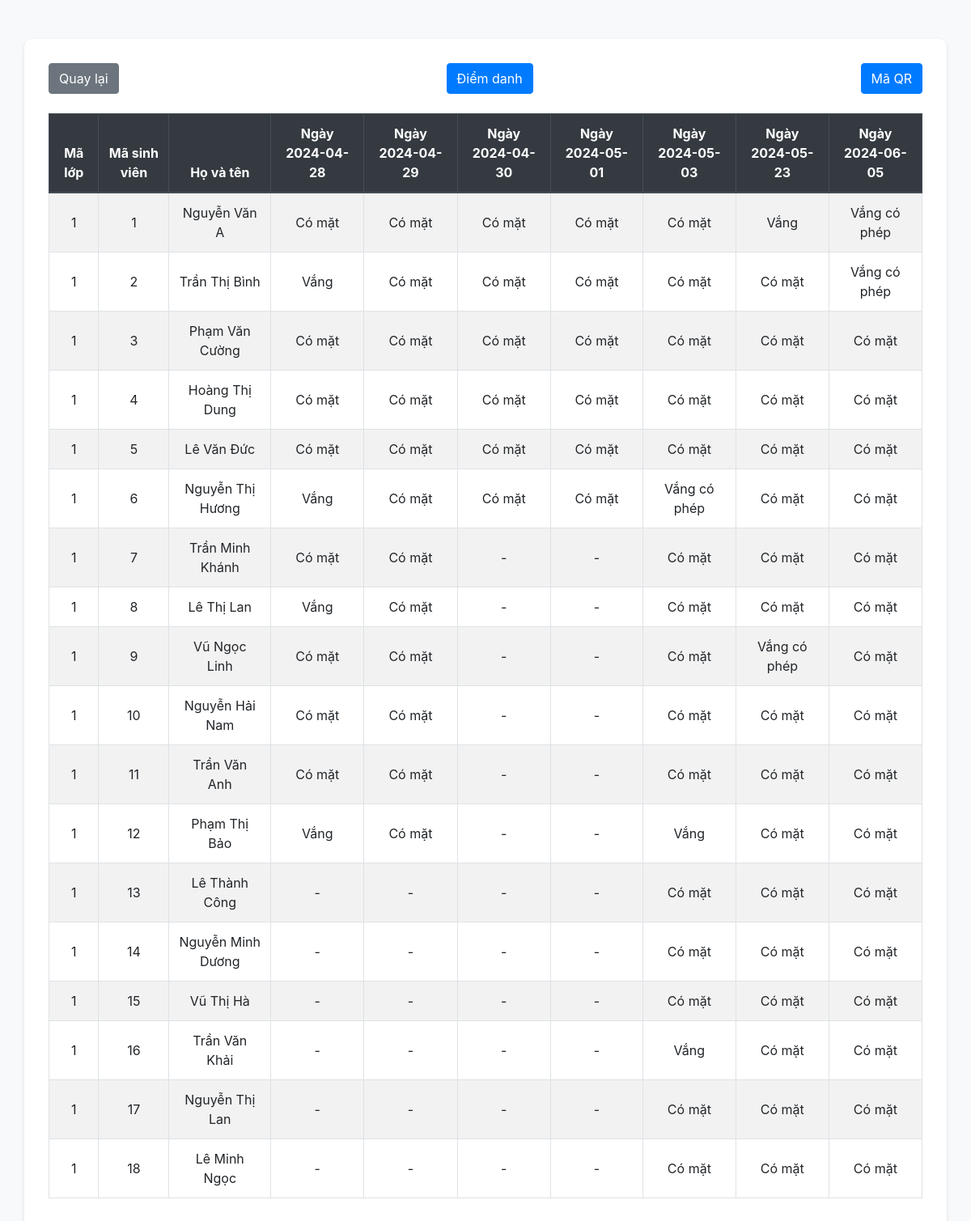
Page /danhsachdiemdanh-gv.php?id=1 on the committed database.
### tables this page shows
CREATE TABLE `attendances` (
  `attendance_id` int(11) NOT NULL,
  `class_id` int(11) NOT NULL,
  `student_id` int(11) NOT NULL,
  `attendance_date` date NOT NULL,
  `status` enum('Có mặt','Vắng','Vắng có phép') NOT NULL,
  `lydo` text DEFAULT NULL
);

### danhsachdiemdanh-gv.php (the view, shortened to what this page needs)
<!DOCTYPE html>
<html lang="en">
<head>
    <link rel="stylesheet" href="https://stackpath.bootstrapcdn.com/bootstrap/4.5.2/css/bootstrap.min.css">
    <link rel="stylesheet" href="https://cdnjs.cloudflare.com/ajax/libs/animate.css/4.1.1/animate.min.css">
</head>
<body>
    <div class="container mt-5 animate__animated animate__fadeIn">
        <?php include 'connect.php'; ?>
        <?php
        $id = $_GET['id'];
        $idgv = $_GET['idgv'];
        $semester_id = $_GET['semester_id'];
        $sql_count_students = "SELECT COUNT(*) AS student_count FROM student_classes WHERE class_id = ?";
        $stm_count_students = $conn->prepare($sql_count_students);
        $stm_count_students->execute([$id]);
        $row_count_students = $stm_count_students->fetch(PDO::FETCH_ASSOC);
        $student_count = $row_count_students['student_count'];
        ?>
        <div class="d-flex justify-content-between mb-4">
            <a href="./teacher.php" class="btn btn-secondary btn-custom">Quay lại</a>
            <?php if ($student_count > 0) { ?>
                <a href="./diemdanh-gv.php?id=<?php echo htmlspecialchars($id)?>&idgv=<?php echo htmlspecialchars($idgv); ?>&semester_id=<?php echo htmlspecialchars($semester_id); ?>" class="btn btn-primary btn-custom">Điểm danh</a>
                <a href="./maqr.php" class="btn btn-primary btn-custom">Mã QR</a>
            <?php } else { ?>
                <span class="text-danger" style="font-size: 40px;">Lớp hiện tại không có sinh viên.</span>
            <?php } ?>
        </div>
        <?php
        if ($student_count > 0) {
            $sql = "SELECT att.attendance_id, att.class_id, att.student_id, att.attendance_date, att.status, att.lydo, stu.fullname
                    FROM attendances att
                    INNER JOIN student stu ON att.student_id = stu.student_id
                    WHERE class_id = ?";
            $arrParam = [$id];
            $stm = $conn->prepare($sql);
            $stm->execute($arrParam);
            $data = $stm->fetchAll(PDO::FETCH_OBJ);
            $attendance_dates = [];
            foreach ($data as $item) {
                $attendance_dates[$item->attendance_date] = true;
            }
            $student_attendance = [];
            foreach ($data as $item) {
                $student_attendance[$item->fullname]['id'] = $item->student_id;
                $student_attendance[$item->fullname]['class_id'] = $item->class_id;
                $student_attendance[$item->fullname]['attendance'][$item->attendance_date] = [
                    'status' => $item->status,
                    'reason' => $item->lydo
                ];
            }
            ?>
            <table class="table table-bordered table-striped table-hover animate__animated animate__zoomIn">
                <thead class="thead-dark">
                    <tr>
                        <th>Mã lớp</th>
                        <th>Mã sinh viên</th>
                        <th>Họ và tên</th>
                        <?php foreach ($attendance_dates as $date => $value) { ?>
                            <th>Ngày <?php echo htmlspecialchars($date); ?></th>
                        <?php } ?>
                    </tr>
                </thead>
                <tbody>
                    <?php foreach ($student_attendance as $name => $details) { ?>
                        <tr>
                            <td><?php echo htmlspecialchars($details['class_id']); ?></td>
                            <td><?php echo htmlspecialchars($details['id']); ?></td>
                            <td><?php echo htmlspecialchars($name); ?></td>
                            <?php foreach ($attendance_dates as $date => $value) {
                                $status = isset($details['attendance'][$date]['status']) ? $details['attendance'][$date]['status'] : '-';
                            ?>
                                <td class="tooltip-custom">
                                    <?php echo htmlspecialchars($status); ?>
                                </td>
                            <?php } ?>
                        </tr>
                    <?php } ?>
                </tbody>
            </table>
        <?php } ?>
    </div>
</body>
</html>

### danhsachdiemdanh-gv.php (style rules this page uses)
body { background-color: #f8f9fa; }
.container { background: white; padding: 30px; border-radius: 10px; box-shadow: 0 2px 5px rgba(0,0,0,0.1); }
.table th, .table td { vertical-align: middle; text-align: center; }
.btn-custom { transition: background-color 0.3s, transform 0.3s; }
.tooltip-custom { position: relative; }

### rows in the picture
attendances: status "Vắng có phép"
attendances: status "Vắng có phép"
attendances: status "Vắng có phép"
attendances: status "Vắng có phép"

### other values in the picture
$date "2024-04-28"
$date "2024-04-29"
$date "2024-04-30"
$date "2024-05-01"
$date "2024-05-03"
$date "2024-05-23"
$date "2024-06-05"
$details['class_id'] "1"
$details['id'] "1"
$name "Nguyễn Văn A"
$status "Có mặt"
$status "Vắng"
$details['id'] "2"
$name "Trần Thị Bình"
$details['id'] "3"
